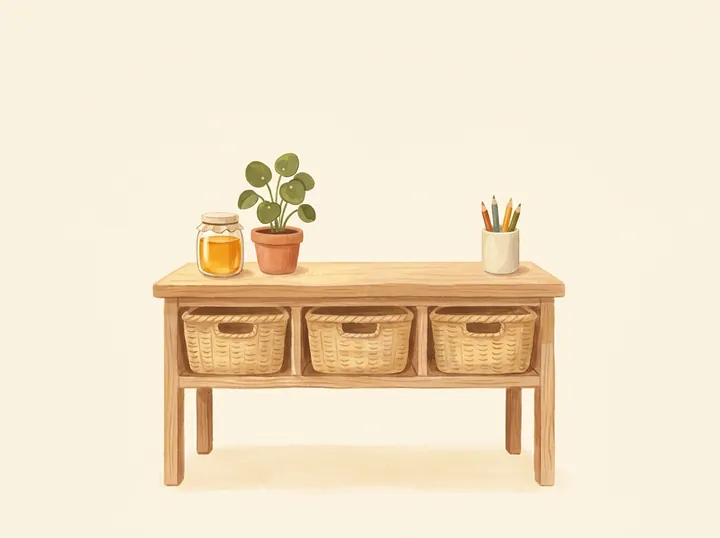
#> input picture art/empty-board.webp, 720 x 538 px
$ python -i process.py   (imports and definitions only)
#> lines starting #> are read from the running program, lines starting #| are printed output that depends on the picture; after the words box and inside, x2 and y2 are one past the last pixel; in counts of white or black regions, pixels touching at a corner belong together
#> further down, picture is the input picture: PIL image 720x538 RGB; mean R, G, B 242.6, 227.9, 203.2
#!/usr/bin/env python3
"""process.py — size the raw paintings for the app (WebP, sized to how they are drawn).

  sky-*    1600 wide  — the Today banner
  splash   900 square
  empty-*, huddle  720 wide — spot illustrations, shown with mix-blend multiply
  badge-*  256 square WITH ALPHA — the medallion is found by its bounding box on
           the white ground and cut out as a circle, so a badge sits on any card.
"""
import os
from PIL import Image, ImageDraw, ImageChops

HERE = os.path.dirname(os.path.abspath(__file__))
RAW, OUT = os.path.join(HERE, 'raw'), os.path.join(HERE, '..', '..', 'app', 'public', 'art')
# [1 line not run here, left out]


def badge(im):
    im = im.convert('RGB')
    bg = Image.new('RGB', im.size, (255, 255, 255))
#> bg: PIL image 720x538 RGB; every value is 255
    diff = ImageChops.difference(im, bg).convert('L').point(lambda v: 255 if v > 38 else 0)
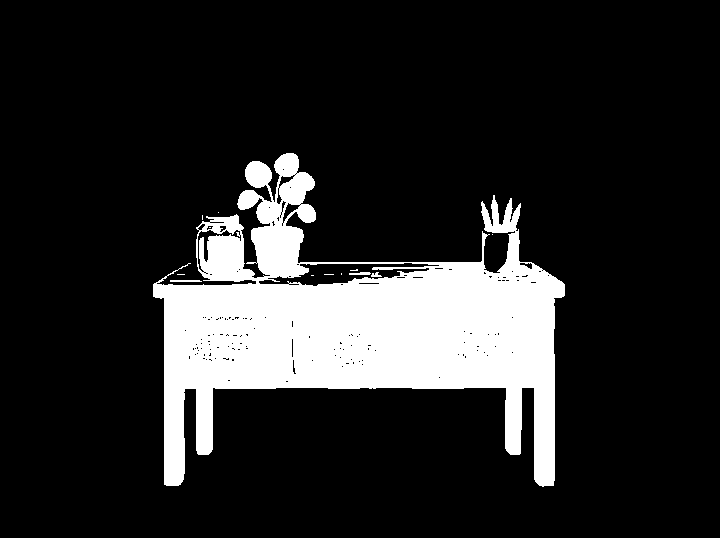
#> diff: PIL image 720x538 L; 15.5% white; 13 white regions (9 under 20 px), largest, box (x1, y1, x2, y2) and area: (153, 153, 565, 487) 59909, (170, 280, 202, 282) 62, (349, 272, 371, 275) 53, (371, 272, 382, 277) 34
    x0, y0, x1, y1 = diff.getbbox()
#> x0 = 153; y0 = 153; x1 = 565; y1 = 487
    side = max(x1 - x0, y1 - y0)
#> side = 412
    cx, cy = (x0 + x1) // 2, (y0 + y1) // 2
#> cx = 359; cy = 320
    box = (cx - side // 2, cy - side // 2, cx + side // 2, cy + side // 2)
#> box = (153, 114, 565, 526)
    im = im.crop(box).resize((512, 512), Image.LANCZOS)
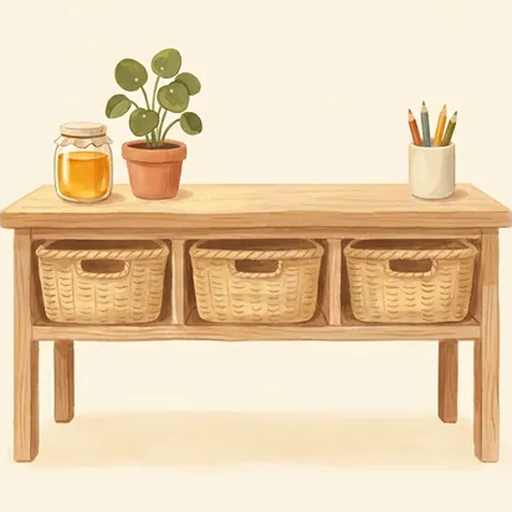
#> im: PIL image 512x512 RGB; mean R, G, B 233.1, 209.6, 176.4
    mask = Image.new('L', (2048, 2048), 0)
#> mask: PIL image 2048x2048 L; every value is 0
    ImageDraw.Draw(mask).ellipse((10, 10, 2038, 2038), fill=255)
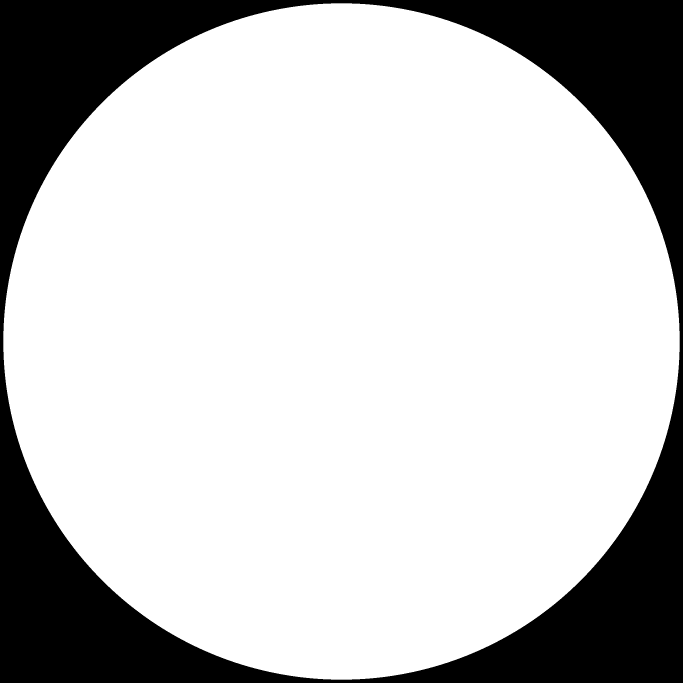
#> mask: PIL image 2048x2048 L (shown at 1/3 size); 77.1% white; 1 black region, box (x1, y1, x2, y2) and area: (0, 0, 2048, 2048) 961219
    mask = mask.resize((512, 512), Image.LANCZOS)
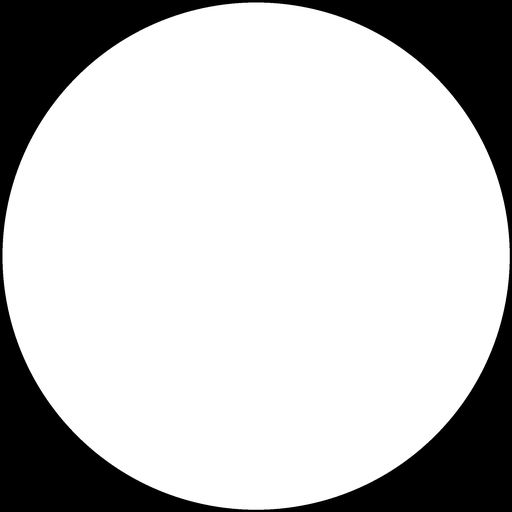
#> mask: PIL image 512x512 L; min 0, max 255, mean 196.6
    im.putalpha(mask)
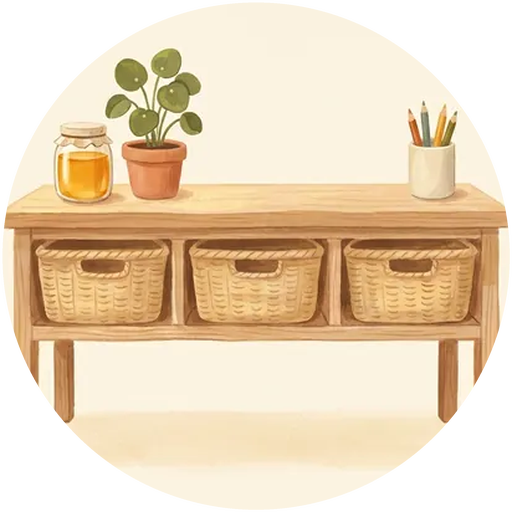
#> im: PIL image 512x512 RGBA; mean R, G, B, A 233.1, 209.6, 176.4, 196.6; transparent parts drawn white
    return im.resize((256, 256), Image.LANCZOS)
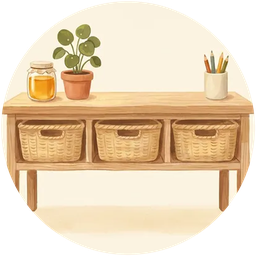
#> returned value: PIL image 256x256 RGBA; mean R, G, B, A 180.8, 160, 131.5, 196.5; transparent parts drawn white


total = 0
# [15 lines not run here, left out]

>>> from PIL import Image
>>> picture = Image.open('../../art/empty-board.webp')
>>> result = badge(picture)

$ run again, on art/huddle.webp
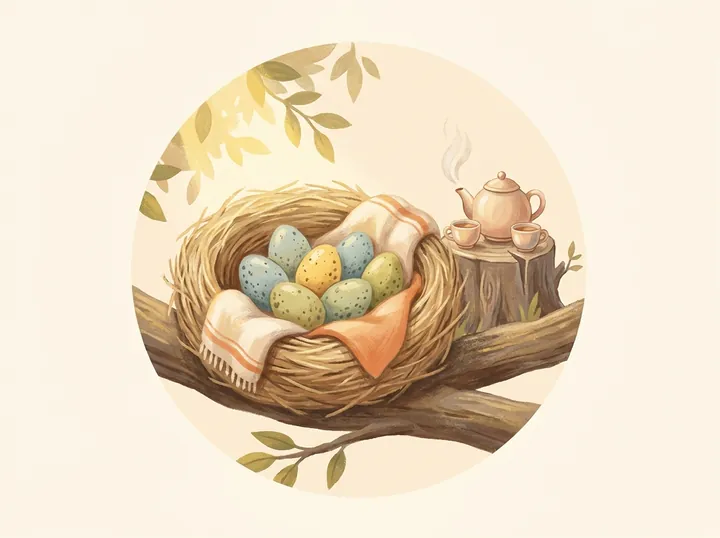
#> input picture art/huddle.webp, 720 x 538 px
#> picture is the input picture: PIL image 720x538 RGB; mean R, G, B 233.7, 217.6, 194.2
#> bg: PIL image 720x538 RGB; every value is 255
#> in badge, `diff = ImageChops.difference(im, bg).convert('L').point(lambda v: 255 ..`:
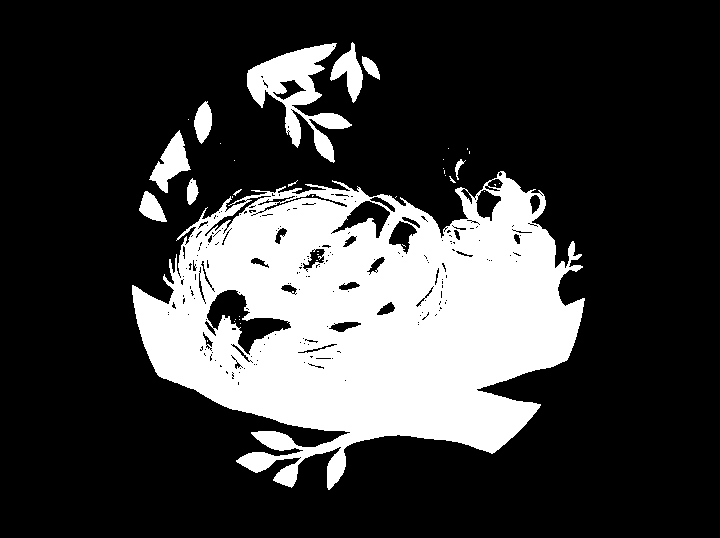
#> diff: PIL image 720x538 L; 23.9% white; 38 white regions (28 under 20 px), largest, box (x1, y1, x2, y2) and area: (132, 171, 585, 490) 84308, (247, 43, 352, 163) 4489, (149, 130, 191, 193) 1143
#> x0 = 132; y0 = 42; x1 = 585; y1 = 490
#> side = 453
#> cx = 358; cy = 266
#> box = (132, 40, 584, 492)
#> in badge, `return im.resize((256, 256), Image.LANCZOS)`:
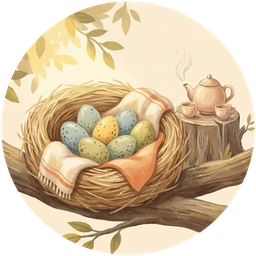
#> returned value: PIL image 256x256 RGBA; mean R, G, B, A 163.3, 142.8, 113.2, 196.5; transparent parts drawn white
